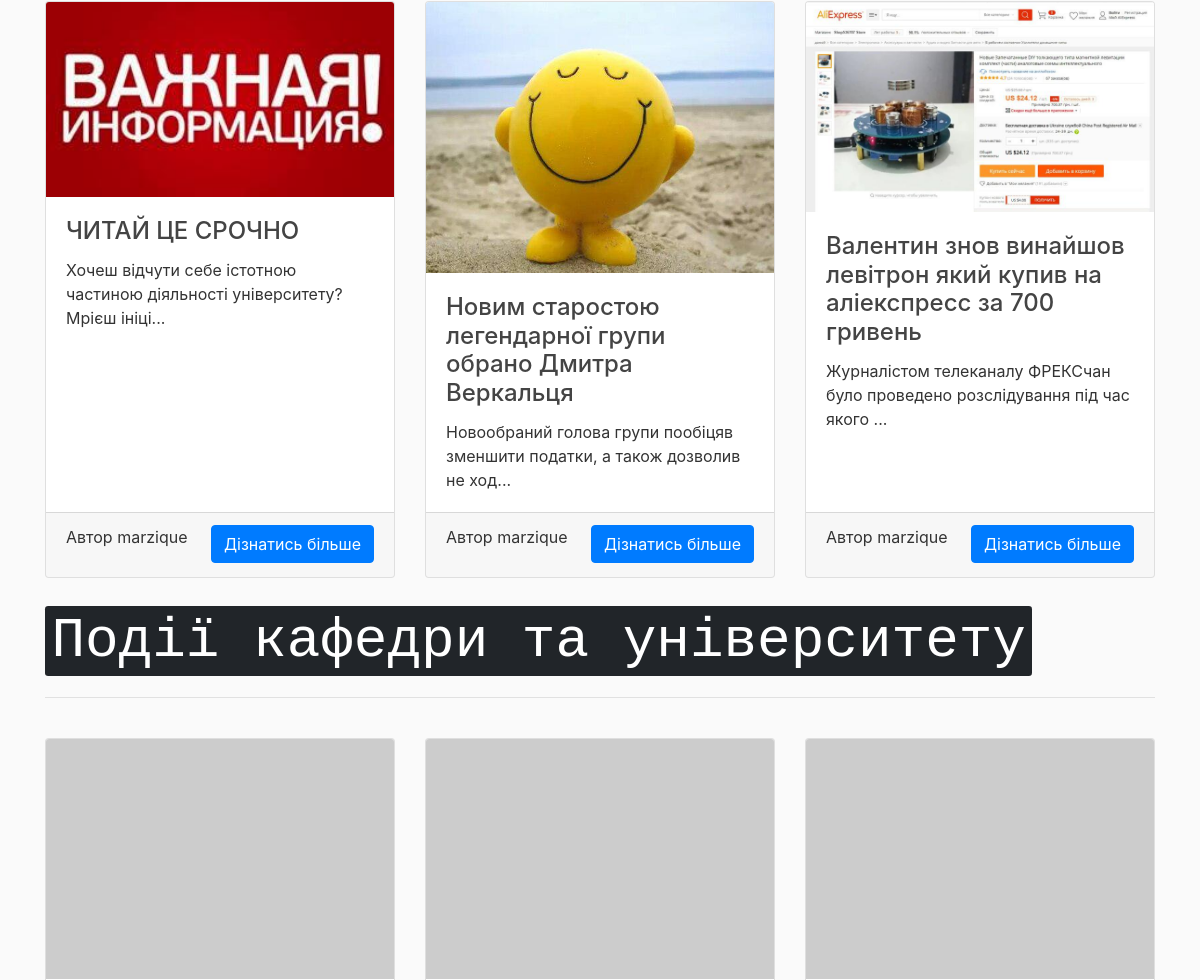
Before: / (middle part) with the older database file.
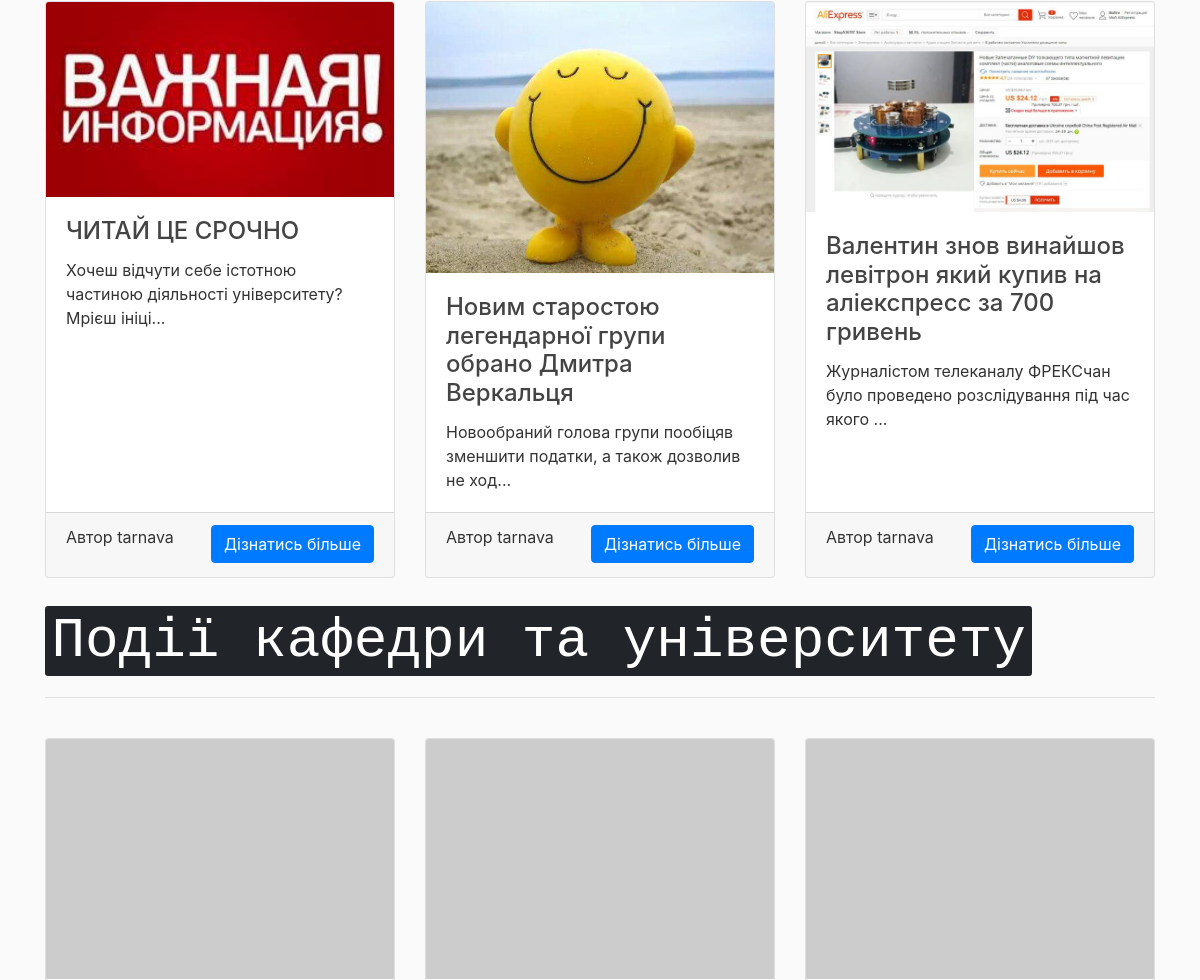
After: the same page with the newer database file.
### rpd_site/models.py (models this page shows, shortened)
class Post(db.Model):
	id = db.Column(db.Integer, primary_key=True)
	title = db.Column(db.String(100), nullable=False)
	date_posted = db.Column(db.DateTime, nullable=False, default=datetime.utcnow)
	content = db.Column(db.Text, nullable=False)
	user_id = db.Column(db.Integer, db.ForeignKey('user.id'), nullable=False)
	image_file = db.Column(db.String(20), nullable=False, default='default_post.png')

class User(db.Model, UserMixin):
	id = db.Column(db.Integer, primary_key=True)
	username = db.Column(db.String(20), unique=True, nullable=False)
	email = db.Column(db.String(120), unique=True, nullable=False)
	image_file = db.Column(db.String(20), nullable=False, default='default.jpg')
	password = db.Column(db.String(60), nullable=False)
	confirmed = db.Column(db.Boolean, nullable=False, default=0)
	posts = db.relationship('Post', backref='author', lazy=True)

### rpd_site/routes.py (the view)
@app.route('/index')
@app.route('/')
def index():
	month_translation = {'January': 'Cічня', 'February': 'Лотого', 'March': 'Березня',
						 'April': 'Квітня', 'May': 'Травня', 'June': 'Червня', 'July': 'Липня',
						 'August': 'Серпня', 'September': 'Вересня', 'October': 'Жовтня',
						 'November': 'Листопада', 'December': 'Грудня'}
	last_3_posts = Post.query.all()[-3:]
	if last_3_posts:
		day = last_3_posts[-1].date_posted.strftime('%d')
		month = last_3_posts[-1].date_posted.strftime('%B')
		year = last_3_posts[-1].date_posted.strftime('%Y')
		time = last_3_posts[-1].date_posted.strftime('%X')
	else:
		day = "26"
		month = "August"
		year = "1995"
		time = "08:54:14"
	return render_template('index.html', last_3_posts=last_3_posts, day=day, month=month_translation[month], year=year,
						   time=time)

### rpd_site/templates/index.html (shortened to what this page needs)
{% extends "layout.html" %}
{% block body %}
  <div class="container">
    <div class="row">
        <div class="col-lg-4 col-sm-6 portfolio-item">
            {% if last_3_posts[2] %}
        <div class="card h-100">
          <a href="{{ url_for('post', post_id=last_3_posts[2].id) }}">
              <img class="card-img-top" src="{{ url_for('static', filename='img/' + last_3_posts[2].image_file) }}" alt="huawei">
          </a>
          <div class="card-body">
            <h4 class="card-title">
              <a>{{ last_3_posts[2].title }}</a>
            </h4>
            <p class="card-text">{{ last_3_posts[2].content[:75] }}...</p>
          </div>
            <div class="card-footer">
              <p class="float-left">Автор {{ last_3_posts[2].author.username }}</p>
            <a href="{{ url_for('post', post_id=last_3_posts[2].id) }}" class="btn btn-primary float-right">Дізнатись більше</a>
          </div>
        </div>
            {% endif %}
      </div>
      <div class="col-lg-4 col-sm-6 portfolio-item">
          {% if last_3_posts[1] %}
        <div class="card h-100">
          <a href="{{ url_for('post', post_id=last_3_posts[1].id) }}">
              <img class="card-img-top" src="{{ url_for('static', filename='img/' + last_3_posts[1].image_file) }}" alt="physics">
          </a>
          <div class="card-body">
            <h4 class="card-title">
              <a>{{ last_3_posts[1].title }}</a>
            </h4>
            <p class="card-text">{{ last_3_posts[1].content[:75] }}...</p>
          </div>
            <div class="card-footer">
                <p class="float-left">Автор {{ last_3_posts[1].author.username }}</p>
            <a href="{{ url_for('post', post_id=last_3_posts[1].id) }}" class="btn btn-primary float-right">Дізнатись більше</a>
          </div>
        </div>
            {% endif %}
      </div>
      <div class="col-lg-4 col-sm-6 portfolio-item">
          {% if last_3_posts[0] %}
        <div class="card h-100">
          <a href="{{ url_for('post', post_id=last_3_posts[0].id) }}">
              <img class="card-img-top" src="{{ url_for('static', filename='img/' + last_3_posts[0].image_file) }}" alt="">
          </a>
          <div class="card-body">
            <h4 class="card-title">
              <a >{{ last_3_posts[0].title }}</a>
            </h4>
            <p class="card-text">{{ last_3_posts[0].content[:75] }}...</p>
          </div>
            <div class="card-footer">
                <p class="float-left">Автор {{ last_3_posts[0].author.username }}</p>
            <a href="{{ url_for('post', post_id=last_3_posts[0].id) }}" class="btn btn-primary float-right">Дізнатись більше</a>
          </div>
        </div>
            {% endif %}
      </div>
    </div>
      <h2 style="margin-bottom:2%"><kbd class="display-4 text-center">Події кафедри та університету</kbd></h2>
    <hr>
    <br>
    <div class="row">
      <div class="col-lg-4 col-sm-6 portfolio-item">
        <div class="card h-100">
          <a href="#"><img class="card-img-top" src="http://placehold.it/800x550" alt=""></a>
        </div>
      </div>
      <div class="col-lg-4 col-sm-6 portfolio-item">
        <div class="card h-100">
          <a href="#"><img class="card-img-top" src="http://placehold.it/800x550" alt=""></a>
        </div>
      </div>
      <div class="col-lg-4 col-sm-6 portfolio-item">
        <div class="card h-100">
          <a href="#"><img class="card-img-top" src="http://placehold.it/800x550" alt=""></a>
        </div>
      </div>
    </div>
  </div>
{% endblock %}

### rpd_site/templates/layout.html (shortened to what this page needs)
<!DOCTYPE html>
<html lang="ua">
<head>
    <link href="{{ url_for('static', filename='vendor/bootstrap/css/' + 'bootstrap.min.css') }}" rel="stylesheet">
    <link href="{{ url_for('static', filename='css/' + 'modern-business.css') }}" rel="stylesheet">
    <link rel="stylesheet" href="https://use.fontawesome.com/releases/v5.2.0/css/all.css"
>
</head>
<body>
{% block body %}{% endblock %}
</body>
</html>

### rpd_site/static/css/modern-business.css (style rules this page uses)
body { padding-top: 54px; }
@media (min-width: 992px) { body { padding-top: 56px; } }
.portfolio-item { margin-bottom: 30px; }
body { overflow-x: hidden; }
body { background: #fafafa; color: #333333; }
h1, h2, h3, h4, h5, h6 { color: #444444; }
body, html { height: 100%; margin: 0; }

Changed rows visible on the page:
changed User: username "marzique" → "tarnava"
